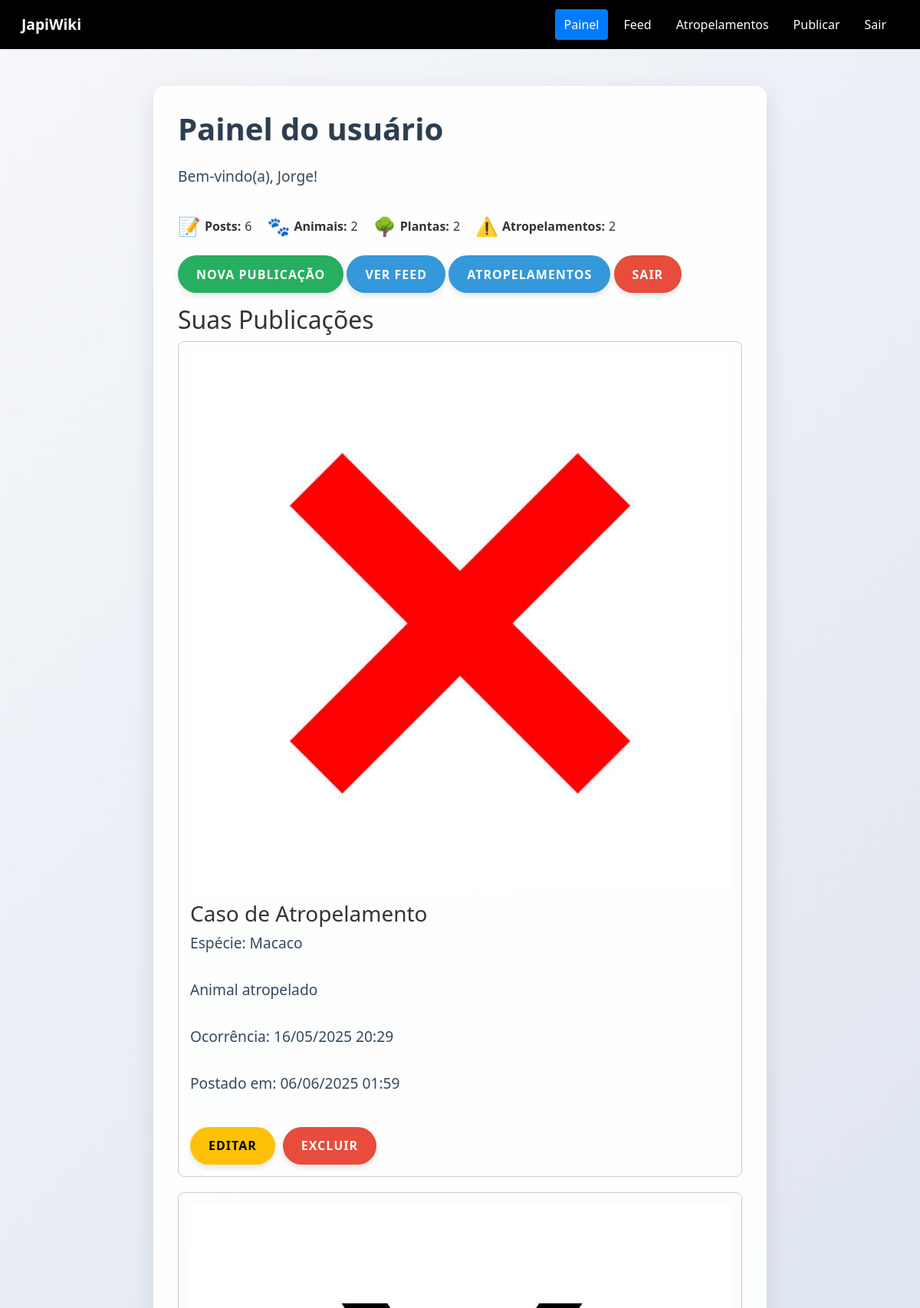
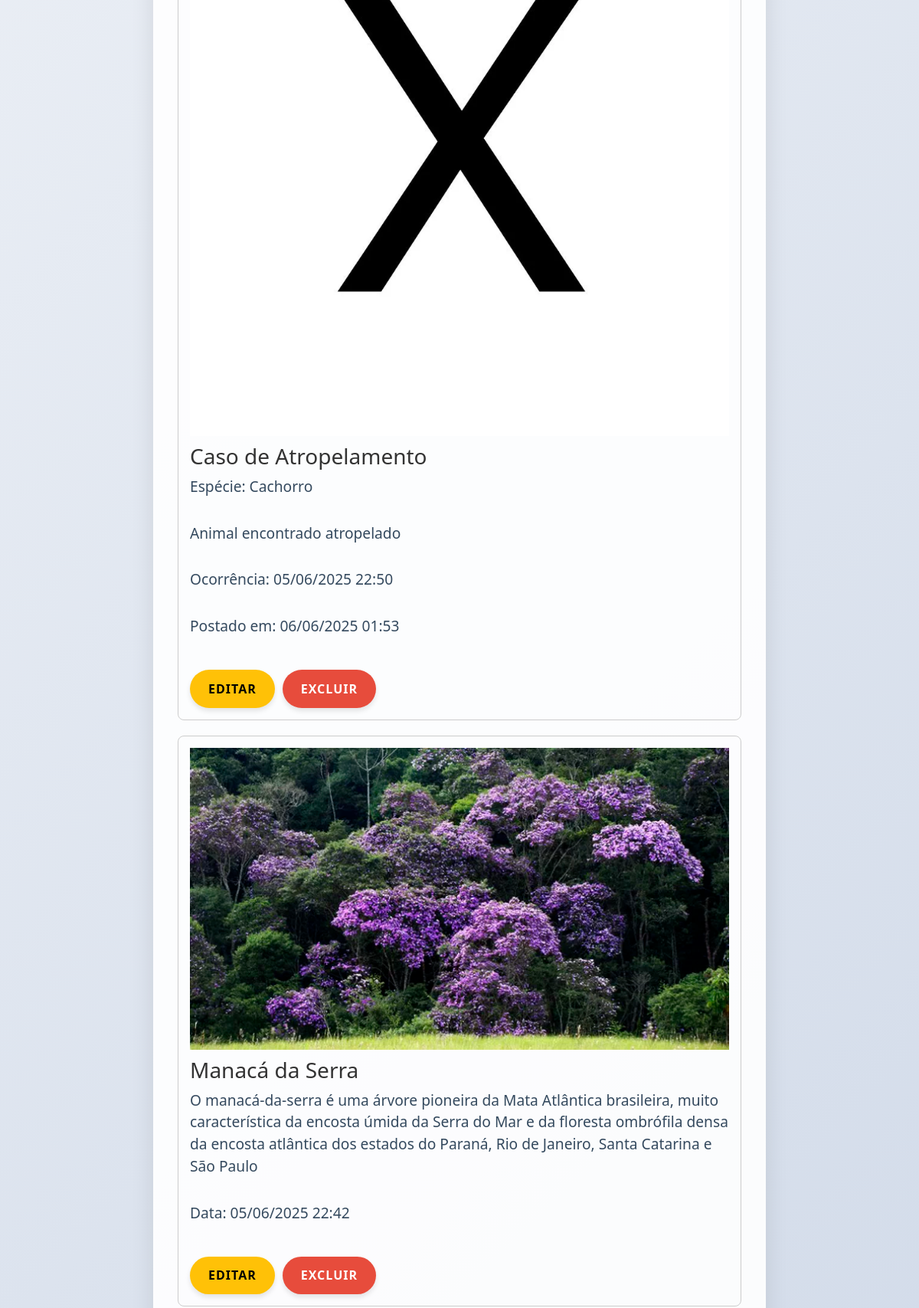
/painel_usuario.php (signed in, upper part), run on the app's committed database (2 pictures, top to bottom).
### tables this page shows
CREATE TABLE `atropelamentos` (
  `id` int(11) NOT NULL,
  `usuario_id` int(11) NOT NULL,
  `data_ocorrencia` datetime NOT NULL,
  `localizacao` varchar(255) DEFAULT NULL,
  `especie` varchar(255) DEFAULT NULL,
  `nome_cientifico` varchar(255) DEFAULT NULL,
  `descricao` text DEFAULT NULL,
  `caminho_foto` varchar(255) DEFAULT NULL,
  `data_postagem` timestamp NOT NULL DEFAULT current_timestamp(),
  `categoria` varchar(50) DEFAULT NULL,
  `sub_categoria` varchar(100) DEFAULT NULL
);

CREATE TABLE `publicacoes` (
  `id` int(11) NOT NULL,
  `especie` varchar(255) NOT NULL,
  `foto` varchar(255) NOT NULL,
  `usuario_id` int(11) NOT NULL,
  `data_publicacao` datetime DEFAULT current_timestamp(),
  `titulo` varchar(255) DEFAULT NULL,
  `descricao` text DEFAULT NULL,
  `caminho_foto` varchar(255) DEFAULT NULL,
  `atropelamento` tinyint(1) DEFAULT 0,
  `categoria` varchar(50) DEFAULT NULL,
  `tipo_especifico` varchar(100) DEFAULT NULL,
  `sub_categoria` varchar(100) DEFAULT NULL,
  `nome_cientifico` varchar(255) DEFAULT NULL
);

### painel_usuario.php (the view, shortened to what this page needs)
<?php
include 'conexao.php';
$usuario_id = $_SESSION['usuario_id'];
$stmt_total_posts = $conn->prepare("
    SELECT COUNT(*) AS total FROM (
        SELECT id FROM publicacoes WHERE usuario_id = ?
        UNION ALL
        SELECT id FROM atropelamentos WHERE usuario_id = ?
    ) AS total_posts
");
$stmt_total_posts->bind_param("ii", $usuario_id, $usuario_id);
$stmt_total_posts->execute();
$resultado_total_posts = $stmt_total_posts->get_result();
$total_posts = $resultado_total_posts->fetch_assoc()['total'];
$stmt_animais = $conn->prepare("
    SELECT COUNT(*) AS total_animais
    FROM publicacoes
    WHERE usuario_id = ? AND categoria = 'animal'
");
$stmt_animais->bind_param("i", $usuario_id);
$stmt_animais->execute();
$resultado_animais = $stmt_animais->get_result();
$total_animais = $resultado_animais->fetch_assoc()['total_animais'];
$stmt_plantas = $conn->prepare("
    SELECT COUNT(*) AS total_plantas
    FROM publicacoes
    WHERE usuario_id = ? AND categoria = 'planta'
");
$stmt_plantas->bind_param("i", $usuario_id);
$stmt_plantas->execute();
$resultado_plantas = $stmt_plantas->get_result();
$total_plantas = $resultado_plantas->fetch_assoc()['total_plantas'];
$stmt_atropelamentos_count = $conn->prepare("
    SELECT COUNT(*) AS total_atropelamentos
    FROM atropelamentos
    WHERE usuario_id = ?
");
$stmt_atropelamentos_count->bind_param("i", $usuario_id);
$stmt_atropelamentos_count->execute();
$resultado_atropelamentos_count = $stmt_atropelamentos_count->get_result();
$total_atropelamentos = $resultado_atropelamentos_count->fetch_assoc()['total_atropelamentos'];
$stmt_publicacoes = $conn->prepare("
    SELECT p.*
    FROM publicacoes p
    WHERE p.usuario_id = ?
    ORDER BY p.data_publicacao DESC
");
$stmt_publicacoes->bind_param("i", $_SESSION['usuario_id']);
$stmt_publicacoes->execute();
$resultado_publicacoes = $stmt_publicacoes->get_result();
$publicacoes = $resultado_publicacoes->fetch_all(MYSQLI_ASSOC);
$stmt_atropelamentos = $conn->prepare("
    SELECT a.*
    FROM atropelamentos a
    WHERE a.usuario_id = ?
    ORDER BY a.data_postagem DESC
");
$stmt_atropelamentos->bind_param("i", $_SESSION['usuario_id']);
$stmt_atropelamentos->execute();
$resultado_atropelamentos = $stmt_atropelamentos->get_result();
$atropelamentos = $resultado_atropelamentos->fetch_all(MYSQLI_ASSOC);
$posts = array_merge($publicacoes, $atropelamentos);
usort($posts, function ($a, $b) {
    $data_a = $a['data_publicacao'] ?? $a['data_postagem'] ?? null;
    $data_b = $b['data_publicacao'] ?? $b['data_postagem'] ?? null;
    if ($data_a === null && $data_b === null) return 0;
    if ($data_a === null) return 1;
    if ($data_b === null) return -1;
    return strtotime($data_b) - strtotime($data_a);
});
?>
<!DOCTYPE html>
<html lang="pt-br">
<head>
    <link href="https://cdn.jsdelivr.net/npm/bootstrap@5.3.0/dist/css/bootstrap.min.css" rel="stylesheet">
    <link rel="stylesheet" href="css/painel_usuario.css">
</head>
<body>
    <nav id="navbar" class="navbar navbar-expand-lg">
        <div class="container-fluid">
            <a class="brand" href="home.php">JapiWiki</a> <div id="japi-navbar"class="navbar-nav">
                <a class="nav-link active" href="painel_usuario.php">Painel</a>
                <a class="nav-link" href="feed_user.php">Feed</a>
                <a class="nav-link" href="feed_atropelamentos.php">Atropelamentos</a>
                <a class="nav-link" href="publicar.php">Publicar</a>
                <a class="nav-link" href="logout.php">Sair</a>
            </div>
        </div>
    </nav>
    <div class="container mt-5">
        <h1>Painel do usuário</h1>
        <?php if (isset($_SESSION['nome'])): ?>
            <p>Bem-vindo(a), <?= htmlspecialchars($_SESSION['nome']) ?>!</p>
        <?php endif; ?>
        <div class="user-stats">
            <div><span class="stat-icon">📝</span> <strong>Posts:</strong> <?= $total_posts ?></div>
            <div><span class="stat-icon">🐾</span> <strong>Animais:</strong> <?= $total_animais ?></div>
            <div><span class="stat-icon">🌳</span> <strong>Plantas:</strong> <?= $total_plantas ?></div>
            <div><span class="stat-icon">⚠️</span> <strong>Atropelamentos:</strong> <?= $total_atropelamentos ?></div>
        </div>
        <div class="mb-3">
            <a href="publicar.php" class="btn btn-success">Nova Publicação</a>
            <a href="feed_user.php" class="btn btn-primary">Ver Feed</a>
            <a href="feed_atropelamentos.php" class="btn btn-primary">Atropelamentos</a>
            <a href="logout.php" class="btn btn-danger">Sair</a>
        </div>
        <h2>Suas Publicações</h2>
        <?php if (empty($posts)): ?>
            <p>Você ainda não fez nenhuma publicação.</p>
        <?php else: ?>
            <?php foreach ($posts as $post): ?>
                <div class="post-container">
                    <?php if (isset($post['caminho_foto']) && file_exists($post['caminho_foto'])): ?>
                        <img src="<?= htmlspecialchars($post['caminho_foto']) ?>" alt="Imagem da publicação" class="post-image">
                    <?php endif; ?>
                    <div>
                        <?php if (isset($post['titulo'])): ?>
                            <h3><?= htmlspecialchars($post['titulo']) ?></h3>
                            <p><?= nl2br(htmlspecialchars($post['descricao'])) ?></p>
                            <p>Data: <?= date('d/m/Y H:i', strtotime($post['data_publicacao'])) ?></p>
                        <?php elseif (isset($post['especie'])): ?>
                            <h3>Caso de Atropelamento</h3>
                            <?php if (!empty($post['especie'])): ?>
                                <p>Espécie: <?= htmlspecialchars($post['especie']) ?></p>
                            <?php endif; ?>
                            <p><?= nl2br(htmlspecialchars($post['descricao'])) ?></p>
                            <?php if (!empty($post['data_ocorrencia'])): ?>
                                <p>Ocorrência: <?= date('d/m/Y H:i', strtotime($post['data_ocorrencia'])) ?></p>
                            <?php endif; ?>
                            <p>Postado em: <?= date('d/m/Y H:i', strtotime($post['data_postagem'])) ?></p>
                        <?php endif; ?>
                    </div>
                    <div class="post-actions">
                        <?php if (isset($post['titulo'])): ?>
                            <a href="editar_publicacao.php?id=<?= $post['id'] ?>" class="btn btn-sm btn-warning">Editar</a>
                            <a href="delete.php?id=<?= $post['id'] ?>&tipo=publicacao" class="btn btn-sm btn-danger" onclick="return confirm('Tem certeza que deseja excluir esta publicação?')">Excluir</a>
                        <?php elseif (isset($post['especie'])): ?>
                            <a href="editar_atropelamento.php?id=<?= $post['id'] ?>" class="btn btn-sm btn-warning">Editar</a>
                            <a href="delete.php?id=<?= $post['id'] ?>&tipo=atropelamento" class="btn btn-sm btn-danger" onclick="return confirm('Tem certeza que deseja excluir este caso de atropelamento?')">Excluir</a>
                        <?php endif; ?>
                    </div>
                </div>
            <?php endforeach; ?>
        <?php endif; ?>
    </div>
</body>
</html>

### css/painel_usuario.css (style rules this page uses)
body { font-family: 'Segoe UI', Tahoma, Geneva, Verdana, sans-serif; background: linear-gradient(135deg, #f5f7fa 0%, #c3cfe2 100%); min-height: 100vh; margin: 0; padding: 0; color: #333; }
.navbar { background-color: black; }
.nav-link { margin-left: 2px; }
.brand { color: white; font-weight: bold !important; font-size: 1.2rem !important; text-decoration: none; }
.nav-link.active { color: white !important; background-color: #007BFF!important; padding: 2px; border-radius: 0.25rem; display: flex; align-items: center !important; }
.navbar-nav .nav-link { color: white; margin: 0 0.25rem !important; padding: 0.5rem 0.75rem !important; }
.navbar-expand-lg { padding: 0.75rem 1rem !important; padding: 8px 0px; }
.container { padding: 2rem; background-color: rgba(255, 255, 255, 0.9); border-radius: 15px; box-shadow: 0 10px 30px rgba(0, 0, 0, 0.1); margin-top: 3rem; margin-bottom: 3rem; max-width: 800px; }
h1 { color: #2c3e50; font-weight: 700; margin-bottom: 1.5rem; font-size: 2.5rem; text-shadow: 1px 1px 2px rgba(0,0,0,0.1); }
p { font-size: 1.2rem; color: #34495e; margin-bottom: 2rem; }
.btn { font-weight: 600; padding: 0.8rem 1.5rem; border-radius: 50px; transition: all 0.3s ease; box-shadow: 0 4px 6px rgba(0, 0, 0, 0.1); border: none; text-transform: uppercase; letter-spacing: 1px; font-size: 1rem; }
.btn-success { background-color: #27ae60; }
.btn-primary { background-color: #3498db; }
.btn-danger { background-color: #e74c3c; }
.container { animation: fadeIn 0.6s ease-out forwards; }

### painel_usuario.php (style rules this page uses)
.post-container { margin-bottom: 20px; border: 1px solid #ccc; padding: 15px; border-radius: 8px; display: flex; flex-direction: column; }
.post-image { max-width: 100%; height: auto; margin-bottom: 10px; }
.post-actions { margin-top: 10px; display: flex; gap: 10px; }
.user-stats { display: flex; gap: 20px; margin-bottom: 20px; align-items: center; }
.user-stats > div { display: flex; gap: 5px; align-items: center; }
.stat-icon { font-size: 1.5em; }

### data on the page
atropelamentos: caminho_foto (picture), especie "Macaco", descricao "Animal atropelado", data_ocorrencia "16/05/2025 20:29", data_postagem "06/06/2025 01:59"
atropelamentos: caminho_foto (picture), especie "Cachorro", descricao "Animal encontrado atropelado", data_ocorrencia "05/06/2025 22:50", data_postagem "06/06/2025 01:53"
publicacoes: caminho_foto (picture), titulo "Manacá da Serra", descricao "O manacá-da-serra é uma árvore pioneira da Mata Atlântica brasileira, muito característica da encosta úmida da Serra do Mar e da floresta ombrófila densa da encosta atlântica dos estados do Paraná, Rio de Janeiro, Santa Catarina e São Paulo", data_publicacao "05/06/2025 22:42"

### other printed values
$_SESSION['nome'] "Jorge"
$total_posts "6"
$total_animais "2"
$total_plantas "2"
$total_atropelamentos "2"
